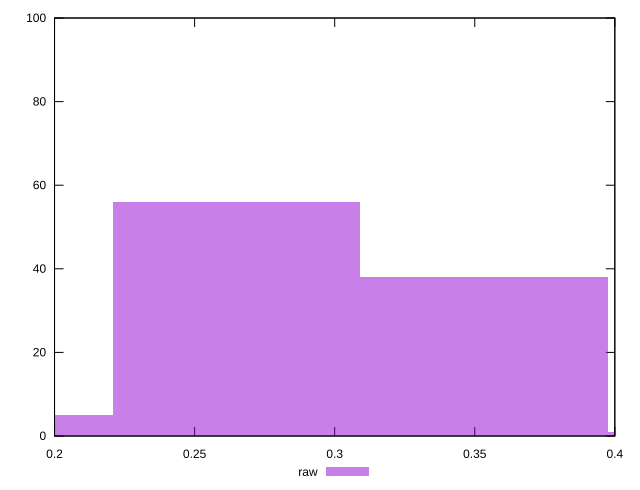

gnuplot code for this plot:
reset

$raw <<EOF
0.2649362724515953 56
0.17662418163439686 5
0.3532483632687937 38
0.44156045408599215 1
EOF

set key outside below
set boxwidth 0.08831209081719843
set xrange [0.2:0.4]
set yrange [0:100]
set trange [0:100]
set style fill transparent solid 0.5 noborder
set terminal svg size 640, 490 enhanced background rgb 'white'
set output "report_00011_2021-02-09T10:53:21.242Z/meta/score/samples/pages/raw/histogram.svg"

plot $raw title "raw" with boxes

reset
